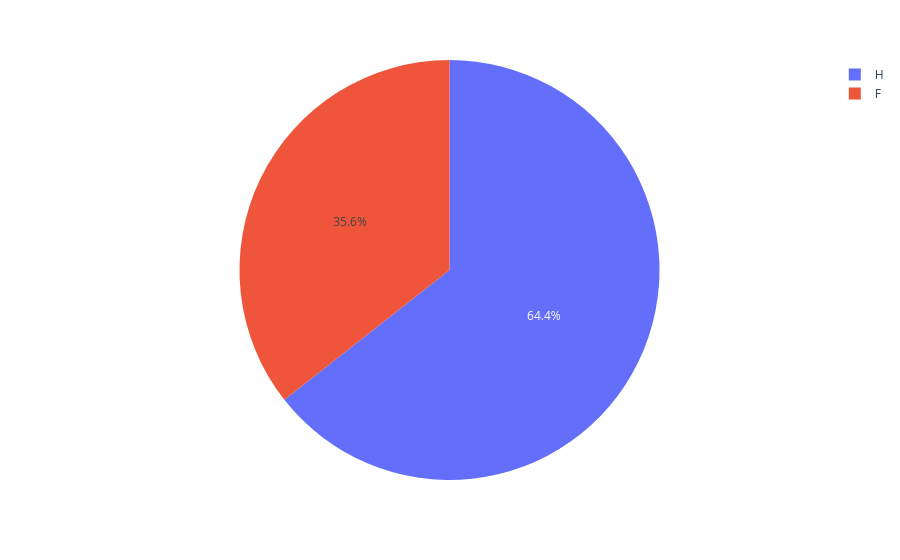
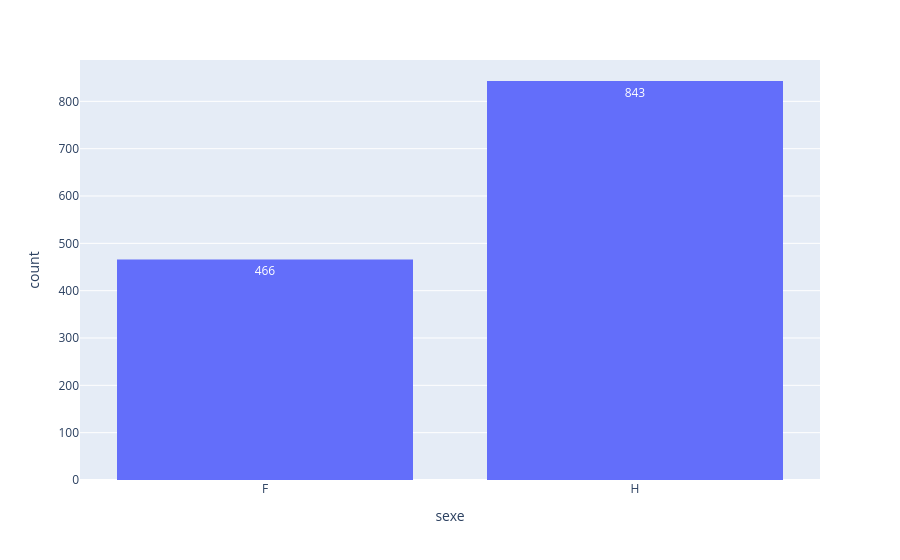

Notebook code cell kept with these figures, in order:
### Code cell
px.pie(df, names='sexe').show()
px.histogram(df, x='sexe', text_auto=True).show()

### Figure 1 — Plotly figure (JSON) as saved in the notebook; plotly's stock layout.template omitted (floating-point values rounded to 4 significant figures; data arrays with more than 128 entries replaced by an {"elided": "..."} marker saying what was removed)
{"data": [{"domain": {"x": [0, 1], "y": [0, 1]}, "hovertemplate": "sexe=%{label}<extra></extra>", "labels": {"elided": "1309 str values"}, "legendgroup": "", "name": "", "showlegend": true, "type": "pie"}], "layout": {"legend": {"tracegroupgap": 0}, "margin": {"t": 60}}}

### Figure 2 — Plotly figure (JSON) as saved in the notebook; plotly's stock layout.template omitted (floating-point values rounded to 4 significant figures; data arrays with more than 128 entries replaced by an {"elided": "..."} marker saying what was removed)
{"data": [{"alignmentgroup": "True", "bingroup": "x", "hovertemplate": "sexe=%{x}<br>count=%{y}<extra></extra>", "legendgroup": "", "marker": {"color": "#636efa", "pattern": {"shape": ""}}, "name": "", "offsetgroup": "", "orientation": "v", "showlegend": false, "texttemplate": "%{value}", "type": "histogram", "x": {"elided": "1309 str values"}, "xaxis": "x", "yaxis": "y"}], "layout": {"barmode": "relative", "legend": {"tracegroupgap": 0}, "margin": {"t": 60}, "xaxis": {"anchor": "y", "domain": [0, 1], "title": {"text": "sexe"}}, "yaxis": {"anchor": "x", "domain": [0, 1], "title": {"text": "count"}}}}
